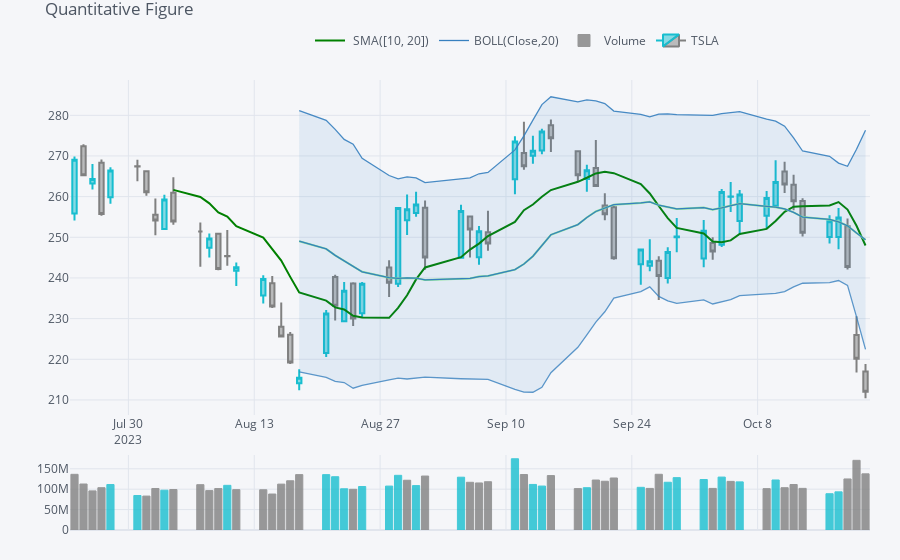

Notebook code cell kept with this figure:
### Markdown cell above
Quantitative Analysis with QuantFig¶
We'll perform quantitative analysis using the QuantFig class from cufflinks, adding technical indicators and volume data to gain deeper insights.

### Code cell
# Create a Quantitative Figure (QuantFig) for the stock data
qf = cf.QuantFig(stock_data, title='Quantitative Figure', legend='top', name=ticker.value)
qf.add_sma([10, 20], width=2, color=['green', 'lightgreen'], legendgroup=True)
qf.add_bollinger_bands()
qf.add_volume()
qf.iplot()
